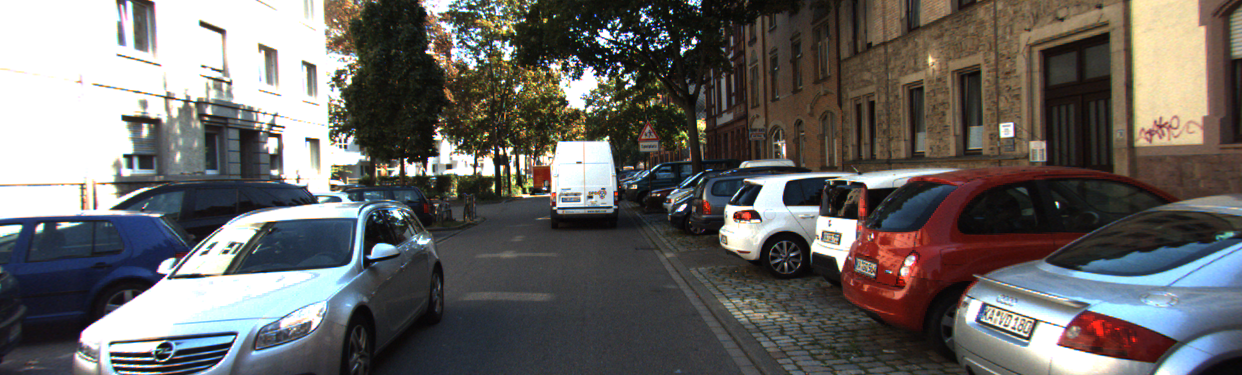
//> input picture data/image_2/000006_10.png, 1242 x 375 px
$ ./LK_KP_Stereo   (built with g++ and OpenCV 4)
//> lines starting //> are read from the running program, lines starting //| are printed output that depends on the picture
#include <opencv2/opencv.hpp>
#include <string>
#include <chrono>
#include <Eigen/Core>
#include <Eigen/Dense>

// Read Images
/**
 * Note: When using Clion to compile, comment these two lines and uncomment the next two lines.
 */
std::string image_file1 = "./data/image_2/000006_10.png";
std::string image_file2 = "./data/image_3/000006_10.png";
// std::string image_file1 = "../data/image_2/000002_10.png"; // Right
// std::string image_file2 = "../data/image_3/000002_10.png"; // Left

struct myclass {
    bool operator() (int i,int j) { return (i<j);}
} myobject;

class OpticalFlowTracker {
public:
    OpticalFlowTracker(
            const cv::Mat &img1_,
            const cv::Mat &img2_,
            const std::vector<cv::KeyPoint> &kp1_,
            std::vector<cv::KeyPoint> &kp2_,
            std::vector<bool> &success_,
            bool inverse_ = true,
            bool has_initial_ = false) :
            img1(img1_), img2(img2_), kp1(kp1_), kp2(kp2_), success(success_), inverse(inverse_),
            has_initial(has_initial_) {}

    void calculateOpticalFlow(const cv::Range &range);

private:
    const cv::Mat &img1;
    const cv::Mat &img2;
    const std::vector<cv::KeyPoint> &kp1;
    std::vector<cv::KeyPoint> &kp2;
    std::vector<bool> &success;
    bool inverse = true;
    bool has_initial = false;
};

/**
 * Single Level Optical Flow
 * @param img1
 * @param img2
 * @param kp1
 * @param kp2
 * @param success
 * @param inverse
 * @param has_initial_guess
 */
void OpticalFlowSingleLevel(
        const cv::Mat &img1,
        const cv::Mat &img2,
        const std::vector<cv::KeyPoint> &kp1,
        std::vector<cv::KeyPoint> &kp2,
        std::vector<bool> &success,
        bool inverse = false,
        bool has_initial_guess = false
);

/**
 * Multi Level Optical Flow, scale: 2(default)
 * @param img1
 * @param img2
 * @param kp1
 * @param kp2
 * @param success
 * @param inverse
 */
void OpticalFlowMultiLevel(
        const cv::Mat &img1,
        const cv::Mat &img2,
        const std::vector<cv::KeyPoint> &kp1,
        std::vector<cv::KeyPoint> &kp2,
        std::vector<bool> &success,
        bool inverse = false
);

/**
 * Get a gray scale value from the reference image
 * Bi-Linear interpolated
 * @param img
 * @param x
 * @param y
 * @return interpolated value at position (x, y)
 */
inline float GetPixelValue(const cv::Mat &img, float x, float y) {
    // boundary check
    if (x < 0) x = 0;
    if (y < 0) y = 0;
    if (x >= img.cols) x = img.cols - 1;
    if (y >= img.rows) y = img.rows - 1;
    uchar *data = &img.data[int(y) * img.step + int(x)];
    float xx = x - floor(x);
    float yy = y - floor(y);
    return float(
            (1 - xx) * (1 - yy) * data[0] +
            xx * (1 - yy) * data[1] +
            (1 - xx) * yy * data[img.step] +
            xx * yy * data[img.step + 1]
    );
}

/**
 * compute mean and standard deviation
 * @param data
 * @param mean
 * @param stD
 */
void calculateSD(std::vector<double> data, double &mean, double &stD);

int main(int argc, char** argv) {

    // Read images
    cv::Mat img1 = cv::imread(image_file1, 0);
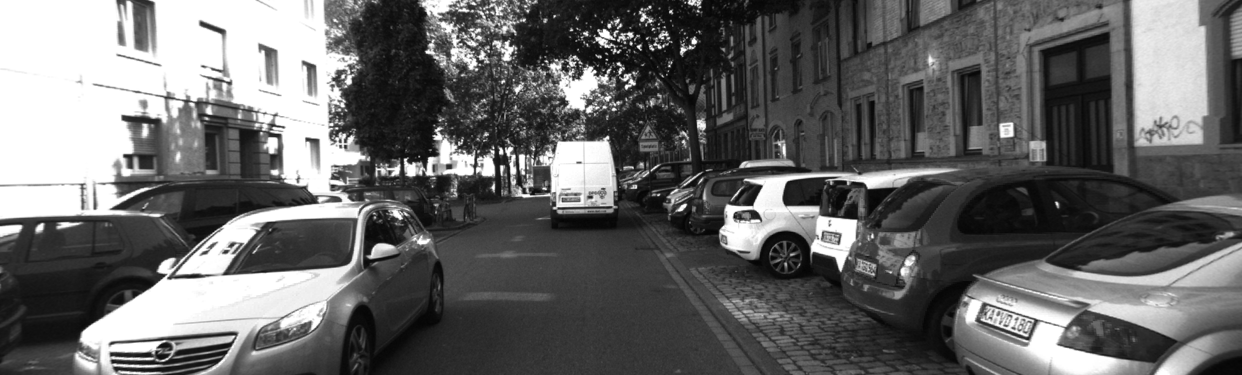
//> img1: 375 rows x 1242 cols, CV_8UC1; min 4, max 255, mean 102.9
    cv::Mat img2 = cv::imread(image_file2, 0);
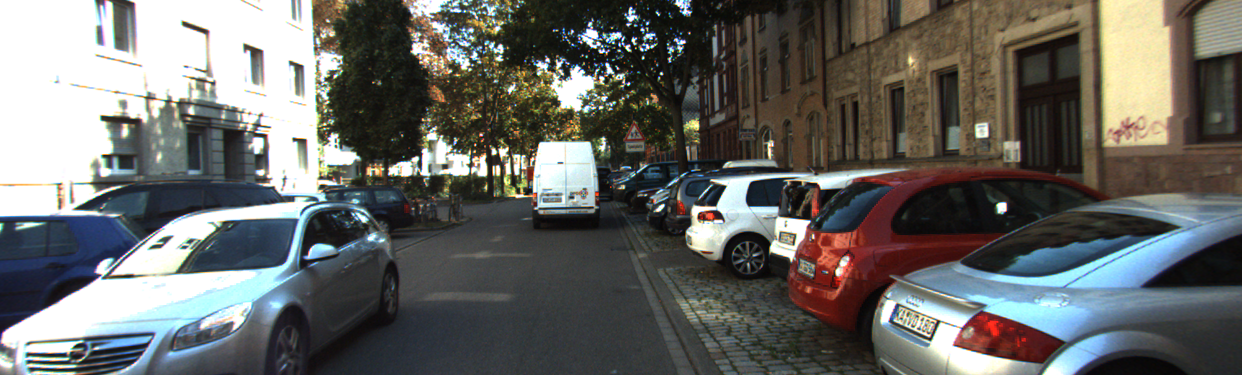
//> input picture data/image_3/000006_10.png, 1242 x 375 px
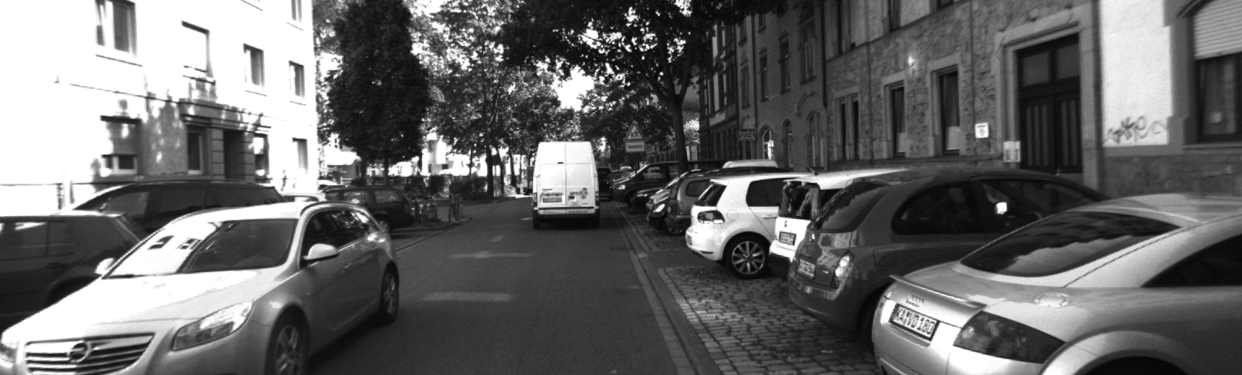
//> img2: 375 rows x 1242 cols, CV_8UC1; min 4, max 255, mean 103.5

    // Detect keypoints in image 1, using GFTT detector
    std::vector<cv::KeyPoint> kp1;
    cv::Ptr<cv::GFTTDetector> detector = cv::GFTTDetector::create(500, 0.01, 20);
    detector->detect(img1, kp1);
//> kp1 = 421 keypoints; strongest (x, y, size): (653, 49, 3), (650, 6, 3), (595, 71, 3), (669, 66, 3)
    // for (auto it = kp1.begin(); it != kp1.end(); it++)
    //     std::cout << (*it).pt << std::endl;

    // Method 2: Multi level LK
    std::vector<cv::KeyPoint> kp2_multi;
    std::vector<cv::KeyPoint> good_kp1, good_kp2;
    std::vector<bool> success_multi;
    std::chrono::steady_clock::time_point t1 = std::chrono::steady_clock::now();
    OpticalFlowMultiLevel(img1, img2, kp1, kp2_multi, success_multi, true);
//> the loop in OpticalFlowMultiLevel, `for (int i = 0; i < pyramids; ++i)` made 4 passes
//> pass 3, in OpticalFlowMultiLevel, `cv::resize(pyr1[i - 1], img1_pyr, cv::Size(pyr1[i - 1].cols * pyramid_..`:
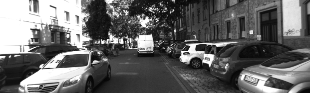
//> img1_pyr: 93 rows x 310 cols, CV_8UC1; min 6, max 255, mean 102.7
//> pass 3, in OpticalFlowMultiLevel, `cv::resize(pyr2[i - 1], img2_pyr, cv::Size(pyr2[i - 1].cols * pyramid_..`:
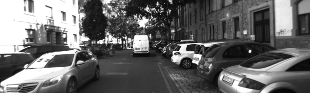
//> img2_pyr: 93 rows x 310 cols, CV_8UC1; min 6, max 255, mean 103.3
//> the loop in OpticalFlowMultiLevel, `for (auto &kp : kp1)` made 421 passes
//> after the loop in OpticalFlowMultiLevel, `for (auto &kp : kp1)`: kp1_pyr = 421 keypoints; strongest (x, y, size): (82, 6, 3), (81, 1, 3), (74, 9, 3), (84, 8, 3); kp2_pyr has the same summary as kp1_pyr
//> the loop in OpticalFlowMultiLevel, `for (auto &kp : kp2_pyr)` made 421 passes
//> after the loop in OpticalFlowMultiLevel, `for (auto &kp : kp2_pyr)`: kp2 = 421 keypoints; strongest (x, y, size): (643, 50, 3), (636, 7, 3), (585, 71, 3), (656, 65, 3)
//> kp2_multi has the same summary as kp2 in OpticalFlowMultiLevel; success_multi = 421 values from 1 to 1
    std::cout << "KeyPoints detected by Multi-Level LK: " << kp2_multi.size() << std::endl;
//| KeyPoints detected by Multi-Level LK: 421

    // Select good matches
    double thres = 0;
    std::vector<double> distXs_posi;
    for (int i = 0; i < kp2_multi.size(); i++) {
        // std::cout << "1: " << kp1[i].pt.x << ", 2: " << kp2_multi[i].pt.x << "." << std::endl;
        double distXs = kp1[i].pt.x - kp2_multi[i].pt.x;
        // std::cout << distXs << std::endl;
        if (distXs > thres)
            distXs_posi.push_back(distXs);
    }
//> this loop made 421 passes
//> distXs on passes 1 to 3: 10.27, 14.12, 9.68
//> after the loop, distXs_posi = 362 values, max 223.5 at index 321, min 0.147 at index 117, mean 19.04

    double distXs_mean, distXs_stD;
    calculateSD(distXs_posi, distXs_mean, distXs_stD);
//> the loop in calculateSD, `for(i = 0; i < data.size(); ++i)` made 362 passes
//> sum on passes 1 to 3: 10.27, 24.39, 34.07
//> after the loop in calculateSD, `for(i = 0; i < data.size(); ++i)`: sum = 6894.3
//> in calculateSD, `mean = sum/data.size();`: mean = 19.04
//> the loop in calculateSD, `for(i = 0; i < data.size(); ++i)` made 362 passes
//> standardDeviation on passes 1 to 3: 77.07, 101.3, 189.1
//> after the loop in calculateSD, `for(i = 0; i < data.size(); ++i)`: standardDeviation = 152004.8
//> in calculateSD, `stD = sqrt(standardDeviation / data.size());`: stD = 20.49
//> distXs_mean = 19.04; distXs_stD = 20.49
    std::cout << "Mean: " << distXs_mean << std::endl;
//| Mean: 19.045
    std::cout << "STD: " << distXs_stD << std::endl;
//| STD: 20.4915

    // sort disparity from min to max
    std::sort (distXs_posi.begin(), distXs_posi.end(), myobject);
//> distXs_posi = 362 values, max 223.5 at index 361, min 0.147 at index 2, mean 19.04
    std::cout << "myvector contains:";
    for (std::vector<double>::iterator it = distXs_posi.begin(); it != distXs_posi.end(); ++it)
        std::cout << ' ' << *it;
//> this loop made 362 passes
//|  0.215515 0.569366 0.147339 1.02185 1.84193 1.97314 2.17822 2.28062
//> (output is shown up to pass 8 of 362)
    std::cout << std::endl;

    // print minimum distance
    auto dist_minmax = std::minmax_element(distXs_posi.begin(), distXs_posi.end());
    std::cout << "Min Distance: " << *dist_minmax.first << std::endl;
//| Min Distance: 0.147339
    std::cout << "Max Distance: " << *dist_minmax.second << std::endl;
//| Max Distance: 223.527

    for (int i = 0; i < kp2_multi.size(); i++) {
        double distX = kp1[i].pt.x - kp2_multi[i].pt.x;
        double distY = kp1[i].pt.y - kp2_multi[i].pt.y;

        if (abs(distY) < 1)
            if ((distX > 2 * (distXs_mean - distXs_stD)) && (kp2_multi[i].pt.x > 0) && (distX < (*dist_minmax.second) - 10))
            {
                kp1[i].pt.y = kp2_multi[i].pt.y;
                good_kp1.push_back(kp1[i]);
                good_kp2.push_back(kp2_multi[i]);
            }
    }
//> this loop made 421 passes
//> (distX, distY) on passes 1 to 3: (10.27, -0.62), (14.12, -0.83), (9.68, -0.436)
//> after the loop, kp1 = 421 keypoints; strongest (x, y, size): (653, 50, 3), (650, 7, 3), (595, 71, 3), (669, 65, 3); good_kp1 = 272 keypoints; strongest (x, y, size): (653, 50, 3), (650, 7, 3), (595, 71, 3), (669, 65, 3); good_kp2 = 272 keypoints; strongest (x, y, size): (643, 50, 3), (636, 7, 3), (585, 71, 3), (656, 65, 3)
    std::cout << "Good Matches Number: " << good_kp1.size() << std::endl;
//| Good Matches Number: 272
    std::chrono::steady_clock::time_point t2 = std::chrono::steady_clock::now();
    auto time_used = std::chrono::duration_cast<std::chrono::duration<double>>(t2 - t1);
    std::cout << "Optical Flow by Gauss-Newton: " << time_used.count() << " seconds." << std::endl;

    // Plot results
    cv::Mat img1_multi;
    cv::cvtColor(img1, img1_multi, cv::COLOR_GRAY2BGR);
    for (int i = 0; i < good_kp1.size(); i++) {
        if (success_multi[i]) {
            cv::circle(img1_multi, good_kp1[i].pt, 1, cv::Scalar(0, 250, 0), 2); // green
            cv::circle(img1_multi, good_kp2[i].pt, 1, cv::Scalar(250, 0, 0), 2); // blue
            cv::line(img1_multi, good_kp1[i].pt, good_kp2[i].pt, cv::Scalar(0, 0, 250));
            /**
             * void line(Mat& img, Point pt1, Point pt2, const Scalar& color, int thickness=1, int lineType=8, int shift=0)
             * Parameters:
             * img – Image.
             * pt1 – First point of the line segment.
             * pt2 – Second point of the line segment.
             * color – Line color.
             * thickness – Line thickness.
             * lineType -
             * Type of the line:
             *  8 (or omitted) - 8-connected line.
             *  4 - 4-connected line.
             *  CV_AA - antialiased line.
             * shift – Number of fractional bits in the point coordinates.
             */
        }
    }
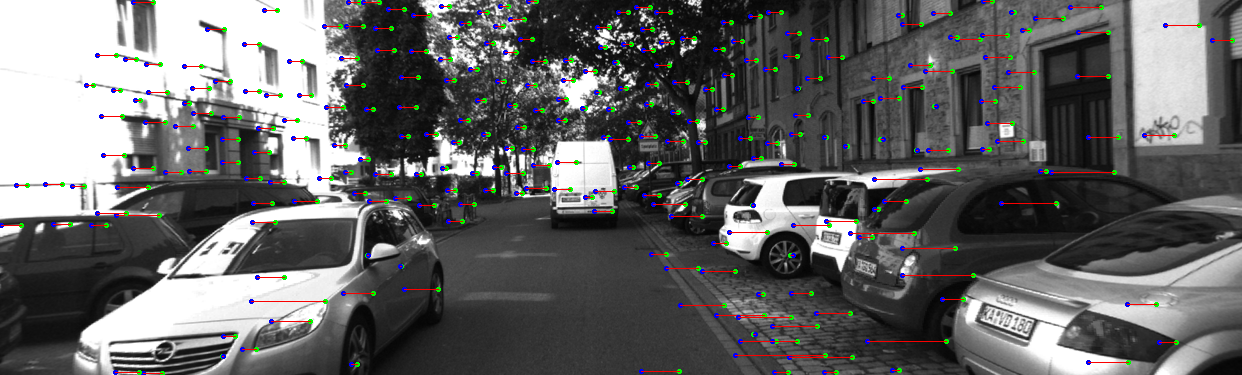
//> img1_multi: 375 rows x 1242 cols, CV_8UC3; mean B, G, R 102.2, 102.1, 102.1
    cv::imshow("Tracked multi level (Right, Green Circle)", img1_multi);
    cv::imwrite("./results/LK_Multi_Stereo_Right.png", img1_multi);
    // cv::imwrite("../results/LK_Multi_Stereo_Right.png", img1_multi);

    cv::Mat img2_multi;
    cv::cvtColor(img2, img2_multi, cv::COLOR_GRAY2BGR);
    for (int i = 0; i < good_kp2.size(); i++) {
        if (success_multi[i]) {
            cv::circle(img2_multi, good_kp1[i].pt, 1, cv::Scalar(0, 250, 0), 2); // green
            cv::circle(img2_multi, good_kp2[i].pt, 1, cv::Scalar(250, 0, 0), 2); // blue
            cv::line(img2_multi, good_kp1[i].pt, good_kp2[i].pt, cv::Scalar(0, 0, 250));
        }
    }
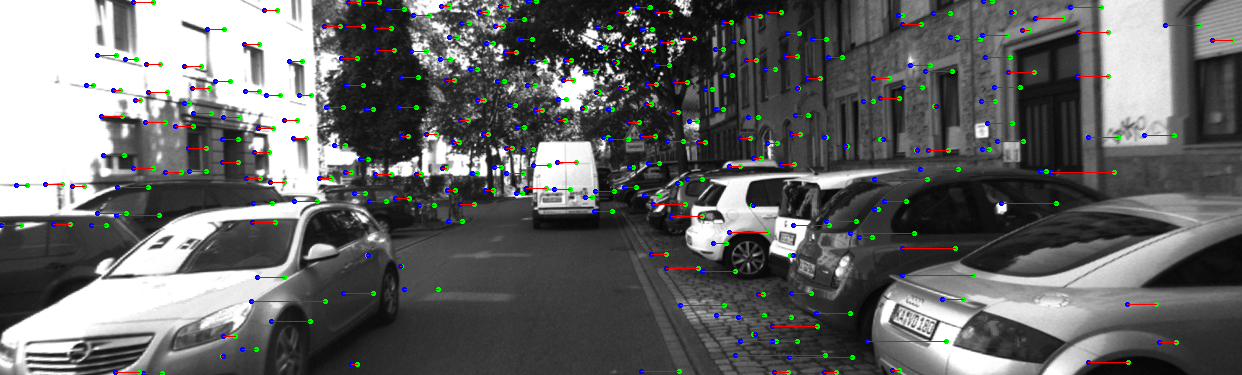
//> img2_multi: 375 rows x 1242 cols, CV_8UC3; mean B, G, R 103, 102.9, 103

    cv::imshow("Tracked multi level (Left, Blue Circle)", img2_multi);
    cv::imwrite("./results/LK_Multi_Stereo_Left.png", img2_multi);
    // cv::imwrite("../results/LK_Multi_Stereo_Left.png", img2_multi);

    cv::waitKey(0);

    return 0;
}

void OpticalFlowSingleLevel(
        const cv::Mat &img1,
        const cv::Mat &img2,
        const std::vector<cv::KeyPoint> &kp1,
        std::vector<cv::KeyPoint> &kp2,
        std::vector<bool> &success,
        bool inverse,
        bool has_initial_guess) {

    kp2.resize(kp1.size());
    success.resize(kp1.size());
    OpticalFlowTracker tracker(img1, img2, kp1, kp2, success, inverse, has_initial_guess);
    // multithreads
    cv::parallel_for_(cv::Range(0, kp1.size()),
                      std::bind(&OpticalFlowTracker::calculateOpticalFlow, &tracker, std::placeholders::_1));
}

void OpticalFlowMultiLevel(
        const cv::Mat &img1,
        const cv::Mat &img2,
        const std::vector<cv::KeyPoint> &kp1,
        std::vector<cv::KeyPoint> &kp2,
        std::vector<bool> &success,
        bool inverse) {

    // parameters
    int pyramids = 4;
    double pyramid_scale = 0.5;
    double scale[] = {1.0, 0.5, 0.25, 0.125};

    // Create Image Pyramids
    std::chrono::steady_clock::time_point t1 = std::chrono::steady_clock::now();
    std::vector<cv::Mat> pyr1, pyr2;
    /**
     * in pyramid
     * i = 0, scale = 1.0
     * i = 1, scale = 0.5
     * i = 2, scale = 0.25
     * i = 3, scale = 0.125
     */
    for (int i = 0; i < pyramids; ++i) {
        if (i == 0) {
            pyr1.push_back(img1);
            pyr2.push_back(img2);
        } else {
            cv::Mat img1_pyr, img2_pyr;
            cv::resize(pyr1[i - 1], img1_pyr,
                       cv::Size(pyr1[i - 1].cols * pyramid_scale, pyr1[i - 1].rows * pyramid_scale));
            cv::resize(pyr2[i - 1], img2_pyr,
                       cv::Size(pyr2[i - 1].cols * pyramid_scale, pyr2[i - 1].rows * pyramid_scale));
            pyr1.push_back(img1_pyr);
            pyr2.push_back(img2_pyr);
        }
    }
    std::chrono::steady_clock::time_point t2 = std::chrono::steady_clock::now();
    auto time_used = std::chrono::duration_cast<std::chrono::duration<double>>(t2 - t1);
    std::cout << "Build pyramid time: " << time_used.count() << std::endl;

    std::vector<cv::KeyPoint> kp1_pyr, kp2_pyr;
    for (auto &kp : kp1) {
        auto kp_top = kp;
        kp_top.pt *= scale[pyramids - 1]; // x 0.125
        kp1_pyr.push_back(kp_top);
        kp2_pyr.push_back(kp_top);
    }

    // Coarse to fine LK tracking in Image Pyramids
    for (int level = pyramids - 1; level >= 0 ; level--) {
        // from coarse to fine
        success.clear();
        t1 = std::chrono::steady_clock::now();
        OpticalFlowSingleLevel(pyr1[level], pyr2[level], kp1_pyr, kp2_pyr, success, inverse, true);
        t2 = std::chrono::steady_clock::now();
        auto time_used = std::chrono::duration_cast<std::chrono::duration<double>>(t2 - t1);
        std::cout << "Track pyramid " << level << " cost time: " << time_used.count() << std::endl;

        if (level > 0) {
            for (auto &kp : kp1_pyr)
                kp.pt /= pyramid_scale; // /0.5
            for (auto &kp : kp2_pyr)
                kp.pt /= pyramid_scale;
        }
    }

    for (auto &kp : kp2_pyr)
        kp2.push_back(kp);
}


void OpticalFlowTracker::calculateOpticalFlow(const cv::Range &range) {
    // parameters
    int half_patch_size = 4;
    int iterations = 10;
    for (size_t i = range.start; i < range.end; ++i) {
        auto kp = kp1[i];
        double dx = 0, dy = 0;
        if (has_initial) {
            dx = kp2[i].pt.x - kp.pt.x;
            // dy = kp2[i].pt.y - kp.pt.y;
            dy = 0;
        }

        double cost = 0, lastCost = 0;
        bool succ = true;

        // GN iterations
        Eigen::Matrix2d H = Eigen::Matrix2d::Zero();
        Eigen::Vector2d b = Eigen::Vector2d::Zero();
        Eigen::Vector2d J; // Jacobian Matrix

        for (int iter = 0; iter < iterations; ++iter) {
            if (inverse == false) {
                H = Eigen::Matrix2d::Zero();
                b = Eigen::Vector2d::Zero();
            } else {
                b = Eigen::Vector2d::Zero();
            }

            cost = 0;

            // Compute cost and jacobian
            for (int x = -half_patch_size; x < half_patch_size; ++x)
                for (int y = -half_patch_size; y < half_patch_size; ++y) {
                    double error = GetPixelValue(img1, kp.pt.x + x, kp.pt.y + y) -
                                   GetPixelValue(img2, kp.pt.x + x + dx, kp.pt.y + y + dy);

                    // Jacobian
                    if (inverse == false) {
                        J = -1.0 * Eigen::Vector2d(
                                0.5 * (GetPixelValue(img2, kp.pt.x + dx + x + 1, kp.pt.y + dy + y) -
                                       GetPixelValue(img2, kp.pt.x + dx + x - 1, kp.pt.y + dy + y)),
                                0.5 * (GetPixelValue(img2, kp.pt.x + dx + x, kp.pt.y + dy + y + 1) -
                                       GetPixelValue(img2, kp.pt.x + dx + x, kp.pt.y + dy + y - 1))
                        );
                    } else if (iter == 0) {
                        /**
                         * inverse == true, iter == 0
                         * Inverse Optical Flow
                         * Gradient of I1 is fixed for each iteration
                         * so save the results after the first iteration.
                         */
                        J = -1.0 * Eigen::Vector2d(
                                0.5 * (GetPixelValue(img1, kp.pt.x + x + 1, kp.pt.y + y) -
                                       GetPixelValue(img1, kp.pt.x + x - 1, kp.pt.y + y)),
                                0.5 * (GetPixelValue(img1, kp.pt.x + x, kp.pt.y + y + 1) -
                                       GetPixelValue(img1, kp.pt.x + x, kp.pt.y + y - 1))
                        );
                    }
                    // Compute H, b and set cost
                    b += -error * J;
                    cost += error * error;
                    if (inverse == false || iter == 0) {
                        // also update H
                        H += J * J.transpose();
                    }
                }

            // Update H
            Eigen::Vector2d update = H.ldlt().solve(b);

            if (std::isnan(update[0])) {
                std::cout << "Update is nan" << std::endl;
                succ = false;
                break;
            }

            if (iter > 0 && cost > lastCost)
                break;

            // Update dx, dy
            dx += update[0];
            dy += update[1];
            lastCost = cost;
            succ = true;

            if (update.norm() < 1e-2)
                // Converge
                break;
        }

        success[i] = succ;

        // set kp2
        kp2[i].pt = kp.pt + cv::Point2f(dx, dy);
    }
}

void calculateSD(std::vector<double> data, double &mean, double &stD)
{
    double sum = 0.0, standardDeviation = 0.0;

    int i;

    for(i = 0; i < data.size(); ++i)
    {
        sum += data[i];
    }

    mean = sum/data.size();

    for(i = 0; i < data.size(); ++i)
        standardDeviation += pow(data[i] - mean, 2);

    stD = sqrt(standardDeviation / data.size());
}
